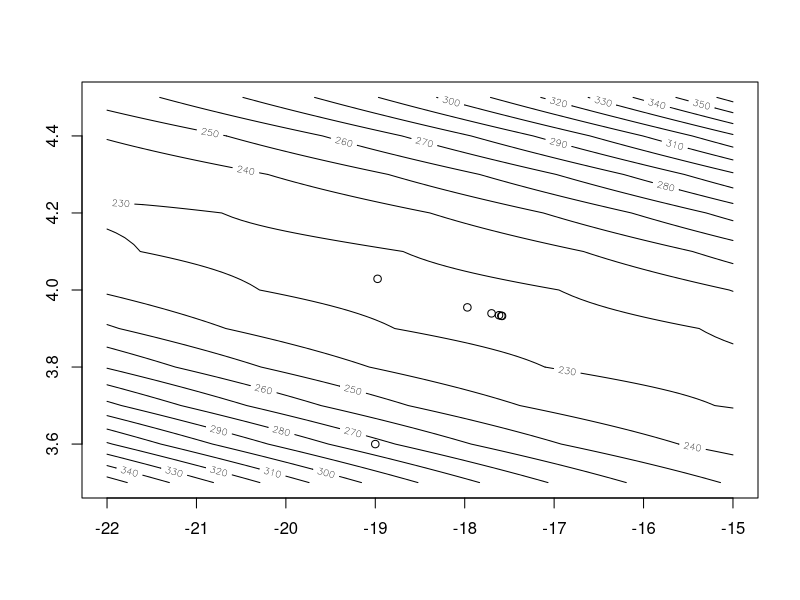
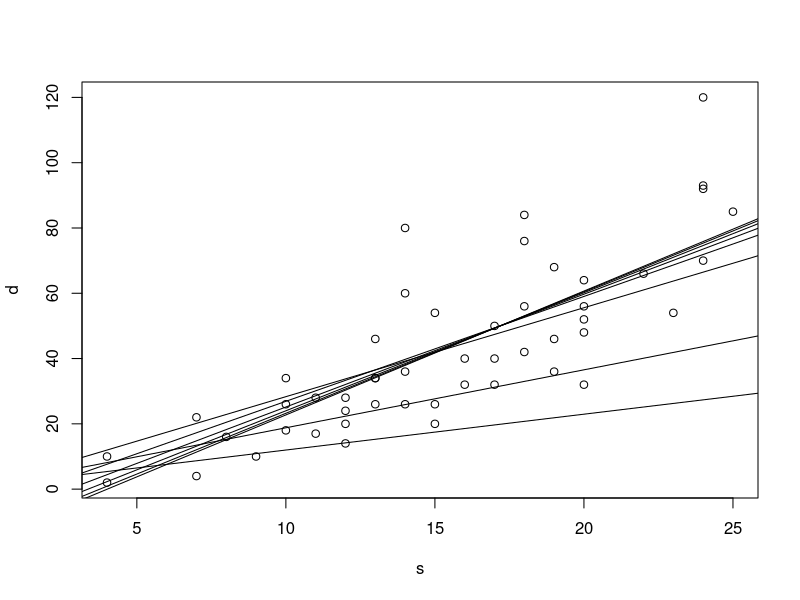
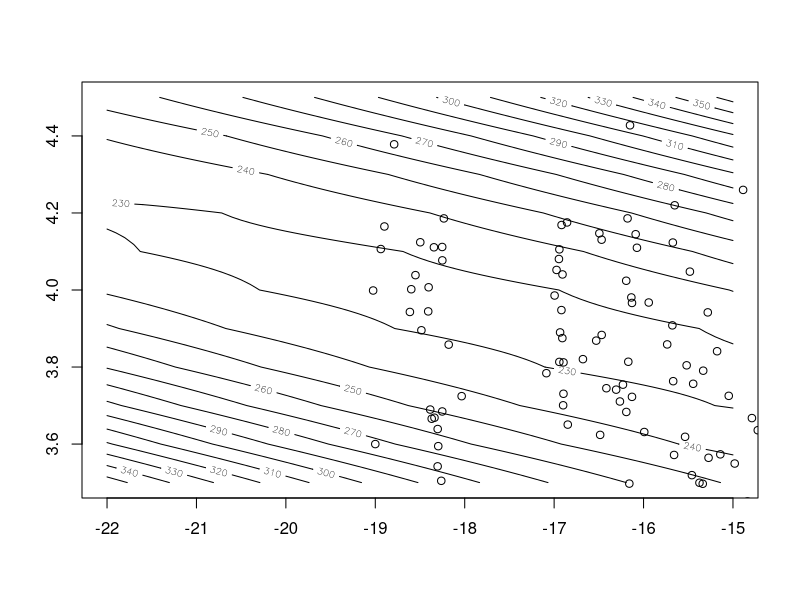
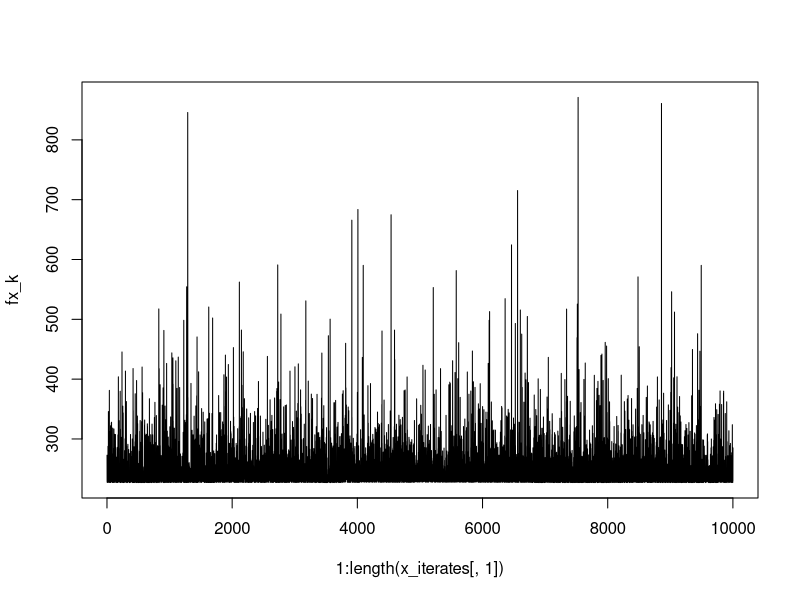

The R source for these figures, in order:
## ---- chunk 1
s <- cars$speed; d <- cars$dist
data_length <- length(s)
## ---- chunk 2
f <- function(x) 1/data_length * sum(((x[1] + x[2] * s) - d)^2)
g <- function(x) {
  gradient.a <- 2/data_length * sum((x[1] + x[2] * s) - d)
  gradient.b <- 2/data_length * sum(s * ((x[1] + x[2] * s) - d))
  return(c(gradient.a, gradient.b))
}
## ---- chunk 3
norm2 <- function(x) norm(as.matrix(x), type = "2")
x_0 <- c(1,1)
x_k <- x_0
alpha <- 1e-4
tolerance <- 1e-4
k_max <- 10000
keep_going <- TRUE
k <- 0
while(keep_going) {
  k <- k + 1
  g_k <- g(x_k)
  p_k <- -g_k
  x_k <- x_k + alpha * p_k
  keep_going <- ((norm2(g_k) >= tolerance) & (k < k_max))
}
if((norm2(g_k) <= tolerance)) {
  cat('Converged in', k, 'steps', '\n')
} else {
  cat('Iteration limit reached', '\n')
}
f(x_k)
## ---- chunk 4
norm2 <- function(x) norm(as.matrix(x), type = "2")

# Implementation of Algorithm 3.5
# (Line Search Algorithm)
alpha <- function(a_0, x_k, c1, c2, r_k) {
  a_max <- 4*a_0
  f_k <- f(x_k)
  phi_k <- f_k
  a_1 <- a_0
  a0 <- 0
  a_k <- a_1
  a_k_old <- a0
  k <- 0
  k_max <- 10000   
  done <- FALSE
  while(!done) {
    k <- k + 1
    f_k <- f(x_k)
    g_k <- g(x_k)
    p_k <- -g_k
    phi_k_old <- f(x_k + a_k_old * p_k)
      phi_k <- f(x_k + a_k * p_k)
      dphi_k_0 <- t(g(x_k)) %*% p_k
      l_k <- f_k + c1 * a_k * dphi_k_0
      if ((phi_k > l_k) || ((k > 1) && (phi_k >= phi_k_old))) {
        return(zoom(a_k_old, a_k, x_k, c1, c2))
      }
    dphi_k <- t(g(x_k + a_k * p_k)) %*% p_k
      if (abs(dphi_k) <= -c2*dphi_k_0) {
        return(a_k)
      }
    if (dphi_k >= 0) {
      return(zoom(a_k, a_k_old, x_k, c1, c2))
    }
    a_k_old <- a_k
    a_k <- r_k*a_k + (1 - r_k)*a_max
    done <- (k > k_max)
  }
  return(a_k)
}

# Implementation of Algorithm ...
# (Zoom Algorithm)
zoom <- function(a_lo, a_hi, x_k, c1, c2) {
  f_k <- f(x_k)
  g_k <- g(x_k)
  p_k <- -g_k
  k <- 0
  k_max <- 10000   # Maximum number of iterations.
  done <- FALSE
  while(!done) {
    k <- k + 1
    phi_lo <- f(x_k + a_lo * p_k)
      a_k <- 0.5*(a_lo + a_hi)
      phi_k <-  f(x_k + a_k * p_k)
      dphi_k_0 <- t(g(x_k)) %*% p_k
      l_k <-  f_k + c1 * a_k * dphi_k_0
      if ((phi_k > l_k) || (phi_k >= phi_lo)) {
        a_hi <- a_k
      } else {
        dphi_k <-  t(g(x_k + a_k * p_k)) %*% p_k
          if (abs(dphi_k) <= -c2*dphi_k_0) {
            return(a_k)
          }
        if (dphi_k*(a_hi - a_lo) >= 0) {
          a_hi <- a_lo
        }
        a_lo <- a_k
      }
    done <- (k > k_max)
  }
  return(a_k)
}
## ---- chunk 5
s <- cars$speed; d <- cars$dist
data_length <- length(s)

f <- function(x) 1/data_length * sum(((x[1] + x[2] * s) - d)^2)
g <- function(x) {
  gradient.a <- 2/data_length * sum((x[1] + x[2] * s) - d)
  gradient.b <- 2/data_length * sum(s * ((x[1] + x[2] * s) - d))
  return(c(gradient.a, gradient.b))
}
## ---- chunk 6
strong_wolfe_gd <- 
  function(f, g, x_0, a_0 = 1, r_k = 0.5, 
           c1 = 1e-4, c2 = 4e-1, tol_grad_f = 5e-4, k_max = 10000) {
  keep_going <- TRUE
  
  # For plotting purposes
  agrid <- seq(-22,-15,.1)
  bgrid <- seq(3.5,4.5,.1)
  zvalues <- matrix(NA_real_,length(agrid),length(bgrid))
  for (i in 1:length(agrid)) {
    for (j in 1:length(bgrid)) {
      zvalues[i,j] <- f(c(agrid[i],bgrid[j]))
    }
  }
  my_levels <- seq(150, 400, 10)
  contour(agrid, bgrid, zvalues, levels = my_levels)
  points(x_0[1], x_0[2])
  
  x_k <- x_0
  k <- 0
  while (keep_going) {
    k <- k + 1
    a_k <- alpha(a_0, x_k, c1, c2, r_k)
    g_k <- g(x_k)
    p_k <- -g_k
    x_k <- x_k + a_k*p_k
    keep_going <- (norm2(g_k) >= tol_grad_f) & (k < k_max)
    
    #plot iterates
    if (k == 1 || k %% 100 == 0) {
      points(x_k[1], x_k[2])
    }
  }
  cat('x_k =', x_k, '\t', 'f(x_k) =', f(x_k), '\t', 'k =', k, '\n')
}
strong_wolfe_gd(f,g, c(-19, 3.6))
## ---- chunk 7
plot(s,d)
norm2 <- function(x) norm(as.matrix(x), type = "2")
k_max <- 100000
x_0 <- c(1,1)
x_k <- x_0
step_alpha <- 1e-4
tolerance <- 1e-4
keep_going <- TRUE
k <- 0
while(keep_going) {
  k <- k + 1
  g_k <- g(x_k)
  p_k <- -g_k
  x_k <- x_k + step_alpha * p_k
  keep_going <- ((norm2(g_k) >= tolerance) & (k < k_max))
  if (k == 1 || k == 10 || k == 50 || k %% 20000 == 0) {
    abline(x_k[1], x_k[2])
  }
}
## ---- chunk 8
x_0 <- c(-19, 3.6)
x_k <- x_0
f(x_k)
g(x_k)

# params
a_0 <- 1
r_k <- 0.5
c1 <- 1e-4
c2 <- 4e-1

eps <- 5e-6
  #.Machine$double.eps
tol_grad_f <- eps

k <- 0
k_max <- 10000
keep_going <- TRUE
x_iterates <- x_0
a_iterates <- rep(NA_real_, 10000)

agrid <- seq(-22,-15,.1)
bgrid <- seq(3.5,4.5,.1)
zvalues <- matrix(NA_real_,length(agrid),length(bgrid))
for (i in 1:length(agrid)) {
  for (j in 1:length(bgrid)) {
    zvalues[i,j] <- f(c(agrid[i],bgrid[j]))
  }
}
my_levels <- seq(150, 400, 10)
contour(agrid, bgrid, zvalues, levels = my_levels)
points(x_0[1], x_0[2])
it <- 0
while (keep_going) {
  it <- it + 1
  s <- cars$speed; d <- cars$dist
  random_numbers <- sample(1:50, 10)
  s <- s[random_numbers]; d <- d[random_numbers]
  k <- k + 1
  a_k <- alpha(a_0, x_k, c1, c2, r_k)
  g_k <- g(x_k)
  
  p_k <- -g_k
  
  x_k_old <- x_k
  g_k_old <- g_k
  
  x_k <- x_k + a_k*p_k
  s <- cars$speed; d <- cars$dist
  f_k <- f(x_k)
  
#  cat("k =", k, ";\t f = ", f_k, ";\t x = ", x_k, ";\t ||g|| =", norm2(g_k),
#      ";\t a =", a_k, "\t\n")
  keep_going <- (norm2(g_k) >= tol_grad_f) & (k < k_max)
  
  #plot iterates
  if (it %% 100 == 0) {
    points(x_k[1], x_k[2])
  }
  
  #save the iterates
  x_iterates <- rbind(x_iterates, x_k)
  a_iterates[k] <- a_k
#  cat(x_k, a_k, norm2(g_k), '\n')
}

cat("x_k = ", x_k, "\n")
cat("f_k = ", f_k, "\n")
cat("g_k = ", g_k, "\n")
## ---- chunk 9
s <- cars$speed; d <- cars$dist
fx_k <- rep(NA_real_, length(x_iterates[,1]))
for (i in 1:length(x_iterates[,1])) {
  fx_k[i] <- f(x_iterates[i,]) 
}
plot(1:length(x_iterates[,1]), fx_k, type = 'l')
range(fx_k)
#-17.57912 3.93241
